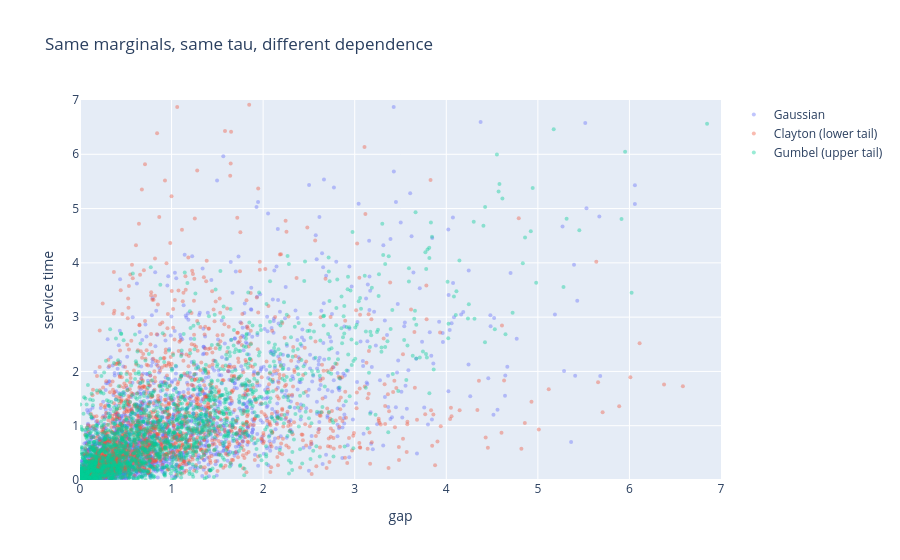

Source (notebook cell):
### Markdown cell above
## 2  Dependence has a shape

Same Kendall tau of 0.5, same exponential marginals, three tail behaviours.

### Code cell
cops = {
    "Gaussian": sw.GaussianCopula.from_kendall_tau(0.5),
    "Clayton (lower tail)": sw.ClaytonCopula.from_kendall_tau(0.5),
    "Gumbel (upper tail)": sw.GumbelCopula.from_kendall_tau(0.5),
}
for name, c in cops.items():
    td = c.tail_dependence()
    print(f"{name:22s} lower {td['ll']:.2f}  upper {td['uu']:.2f}")

m = Exponential(1.0)
fig = go.Figure()
for name, c in cops.items():
    u = c.sample_u(2000, np.random.default_rng(7))
    fig.add_trace(go.Scatter(x=m.ppf(u[:, 0]), y=m.ppf(u[:, 1]), mode="markers",
                             marker=dict(size=4, opacity=0.4), name=name))
fig.update_layout(title="Same marginals, same tau, different dependence",
                  xaxis=dict(title="gap", range=[0, 7]), yaxis=dict(title="service time", range=[0, 7]))
fig.show()

### Figure 1 — Plotly figure (JSON) as saved in the notebook; plotly's stock layout.template omitted (floating-point values rounded to 4 significant figures; data arrays with more than 128 entries replaced by an {"elided": "..."} marker saying what was removed)
{"data": [{"marker": {"opacity": 0.4, "size": 4}, "mode": "markers", "name": "Gaussian", "type": "scatter", "x": {"elided": "2000 float values"}, "y": {"elided": "2000 float values"}}, {"marker": {"opacity": 0.4, "size": 4}, "mode": "markers", "name": "Clayton (lower tail)", "type": "scatter", "x": {"elided": "2000 float values"}, "y": {"elided": "2000 float values"}}, {"marker": {"opacity": 0.4, "size": 4}, "mode": "markers", "name": "Gumbel (upper tail)", "type": "scatter", "x": {"elided": "2000 float values"}, "y": {"elided": "2000 float values"}}], "layout": {"title": {"text": "Same marginals, same tau, different dependence"}, "xaxis": {"range": [0, 7], "title": {"text": "gap"}}, "yaxis": {"range": [0, 7], "title": {"text": "service time"}}}}
